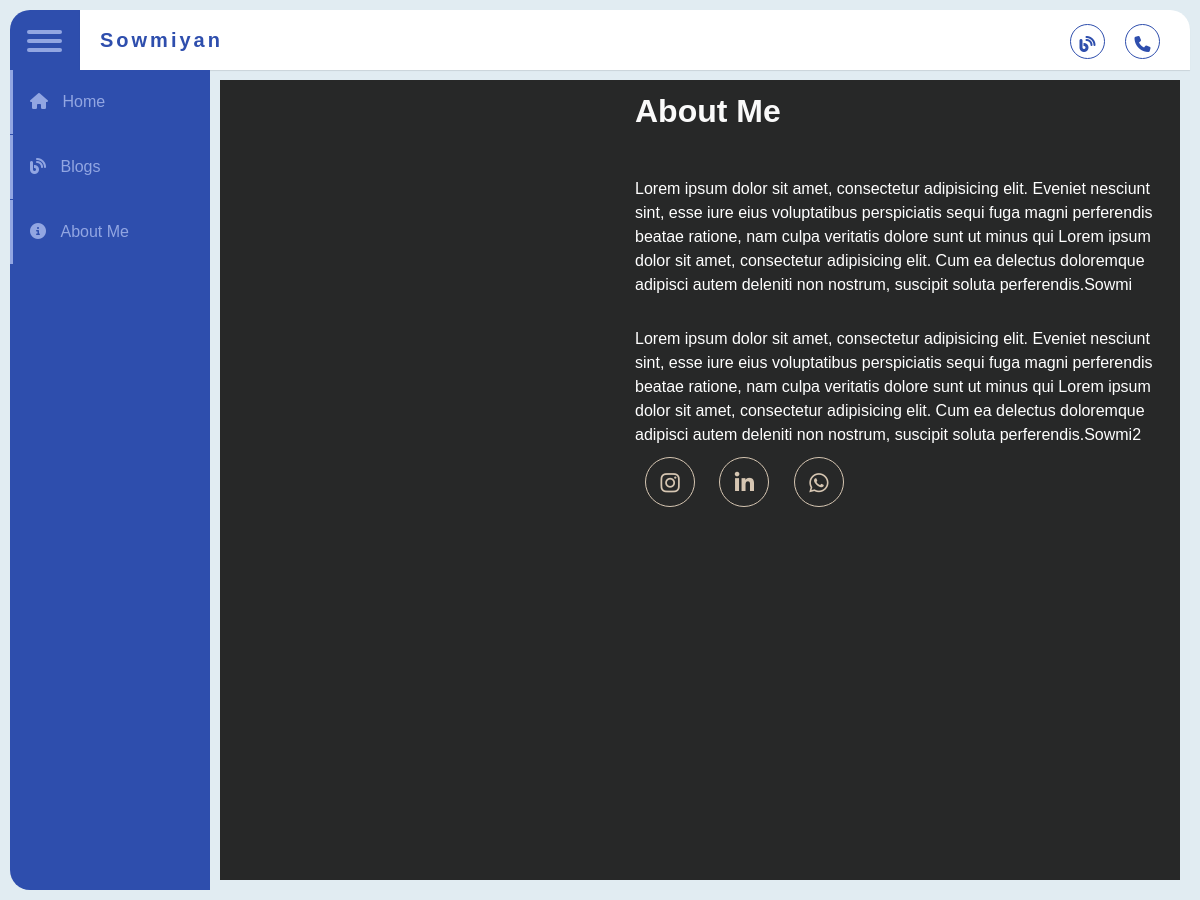
The page /about/ on the database its author committed.
### blogs/models.py (models this page shows)
class About(models.Model):
    about=models.TextField()
    about_me=models.TextField()

### blogs/views.py (the view)
# urls.py: path('about/',views.about),
def about(request):
    author=About.objects.all()
    return render(request,'about.html', {'author':author})

### blogs/templates/about.html (shortened to what this page needs)
{% extends 'base.html' %}
{% load static %}
{% block content %}
<link rel="stylesheet" href="https://cdnjs.cloudflare.com/ajax/libs/font-awesome/4.7.0/css/font-awesome.min.css">
<div class="blog-layout">
  <section id="about">
	<div class="container">
		<div class="row">
		<div class="col-md-5">
		</div>
		<br>
		<div class="col-md-7 about-right">
			<h2 class="color-3"><b>About Me</b>
			</h2>
{% for i in author %}
			<p class="p-first text-white">{{i.about}}
			</p>
			<p class="text-white">
				{{i.about_me}}
			</p>
{% endfor %}
			<ul class="about-link">
				<li><a href="https://www.instagram.com/sowmiyanasokar/" target=_blank ><i class="fa fa-instagram"></i></a></li>
				<li><a href="https://www.linkedin.com/in/sowmiyan-asokar-a108b3180" target=_blank ><i class="fa fa-linkedin"></i></a></li>
				<li><a href="https://wa.link/rdvccb" target=_blank ><i class="fa fa-whatsapp"></i></a></li>
			</ul>
		</div>
		</div>
	</div>
 	</section>
</div>
{% endblock %}

### templates/base.html (style rules this page uses)
* { margin: 0; padding: 0; list-style: none; text-decoration: none; box-sizing: border-box; font-family: 'Montserrat', sans-serif; }
body { background: #e1ecf2; }

### blogs/templates/about.html (style rules this page uses)
.blog-layout { margin:0; width:100%; min-height: 100vh; font-family: 'Open Sans'; background:#272828; justify-content:center; align-items:center; }
#about .p-first { margin-bottom: 30px; }
#about h2 { margin-bottom: 47px; margin-top: 12px; }
#about .about-link { padding-left: 0px; }
#about .about-link li { display: inline-block; }
#about .about-link li a i { width: 50px; height: 50px; border-radius: 50%; line-height: 50px; text-align: center; border: 1px solid #d6c6b2; margin: 10px; font-size: 22px; color: #d6c6b2; transition: all .3s; }
.color-3 { color:#fafafa ; }
.text-white { color: white; }
p { margin-bottom: 0; font-size: 16px; line-height: 24px; color: #fafafa; }

### rows shown on the page
About: about "Lorem ipsum dolor sit amet, consectetur adipisicing elit. Eveniet nesciunt sint, esse iure eius voluptatibus perspiciatis sequi fuga magni perferendis beatae ratione, nam culpa veritatis dolore sunt ut minus qui Lorem ipsum dolor sit amet, consectetur adipisicing elit. Cum ea delectus doloremque adipisci autem deleniti non nostrum, suscipit soluta perferendis.Sowmi", about_me "Lorem ipsum dolor sit amet, consectetur adipisicing elit. Eveniet nesciunt sint, esse iure eius voluptatibus perspiciatis sequi fuga magni perferendis beatae ratione, nam culpa veritatis dolore sunt ut minus qui Lorem ipsum dolor sit amet, consectetur adipisicing elit. Cum ea delectus doloremque adipisci autem deleniti non nostrum, suscipit soluta perferendis.Sowmi2"
